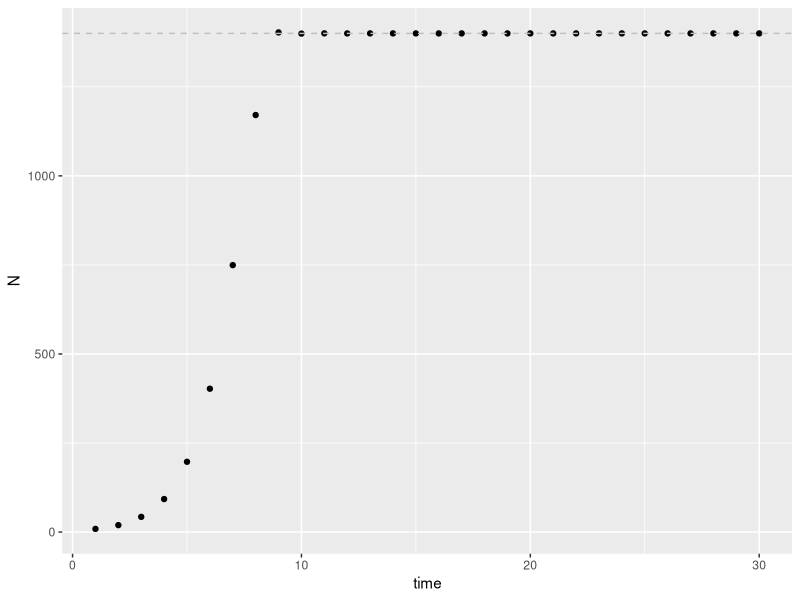
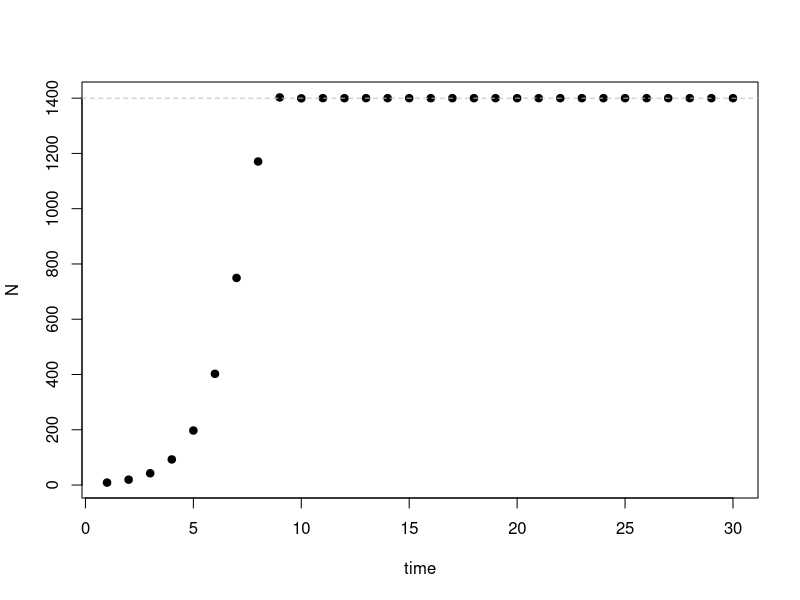
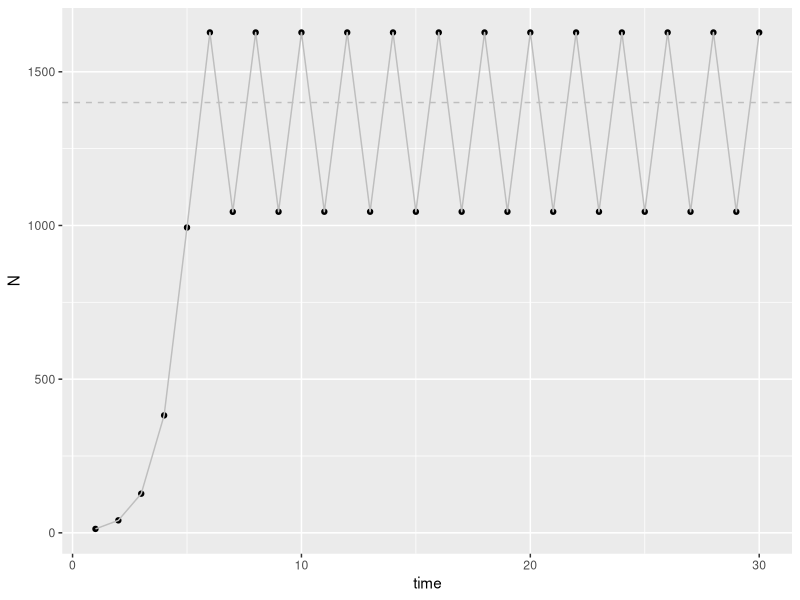
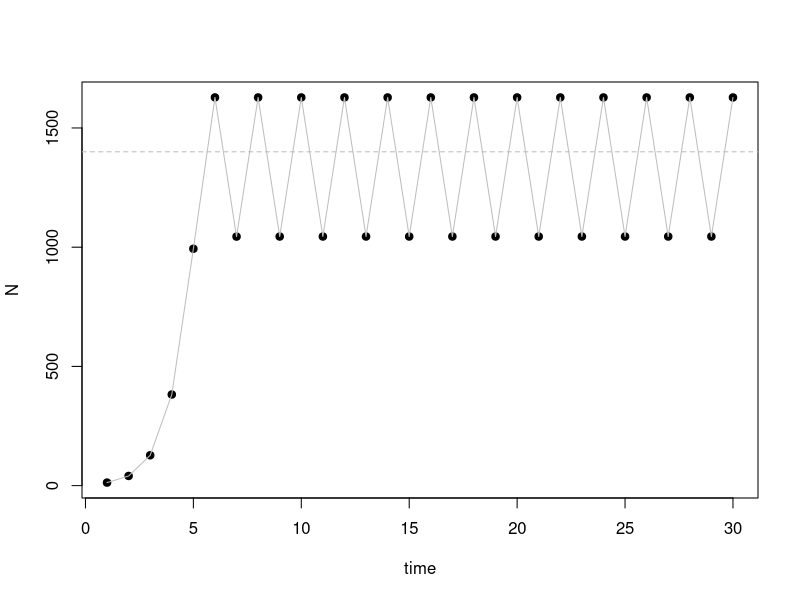
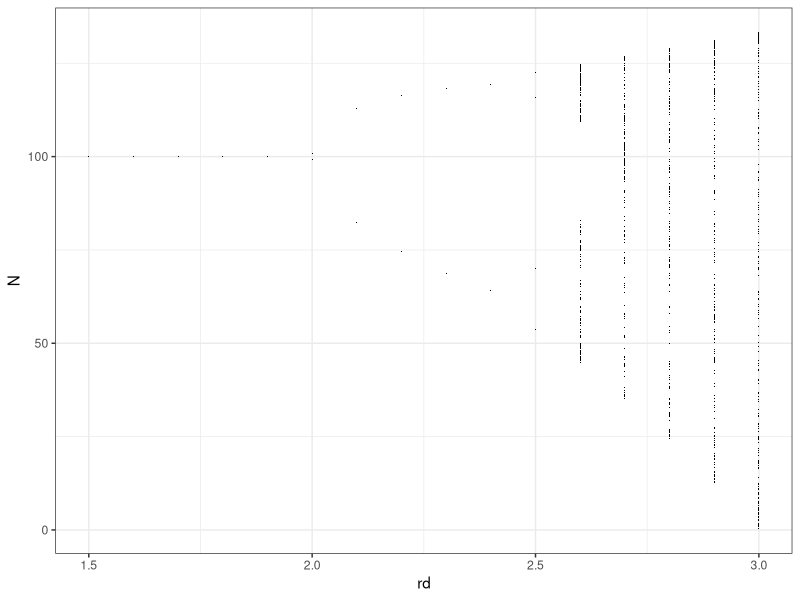
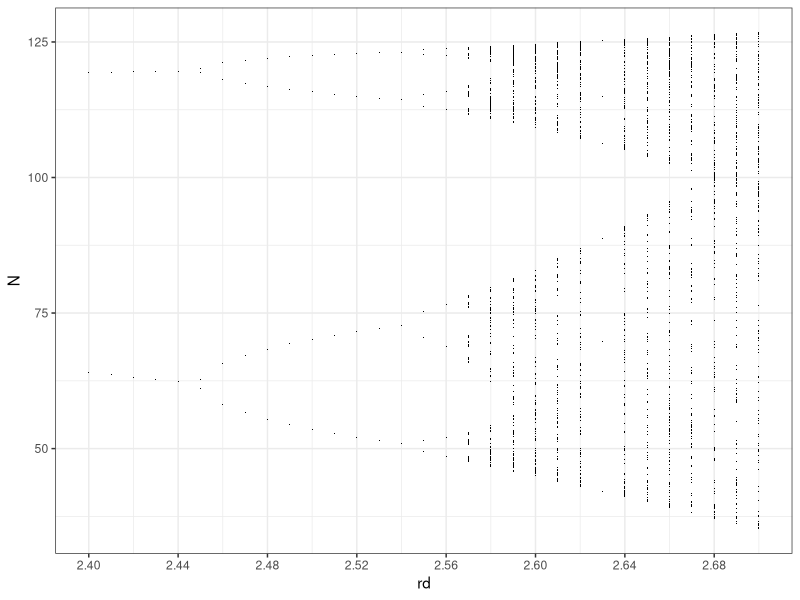
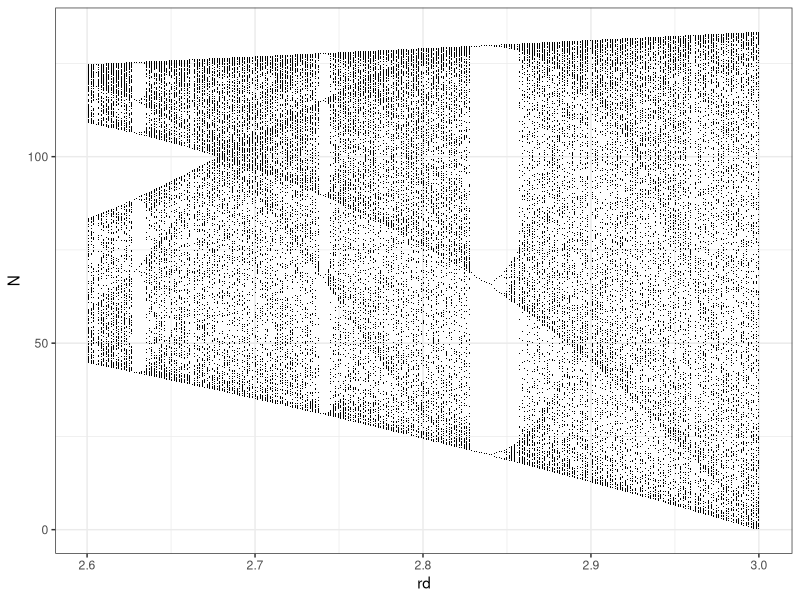
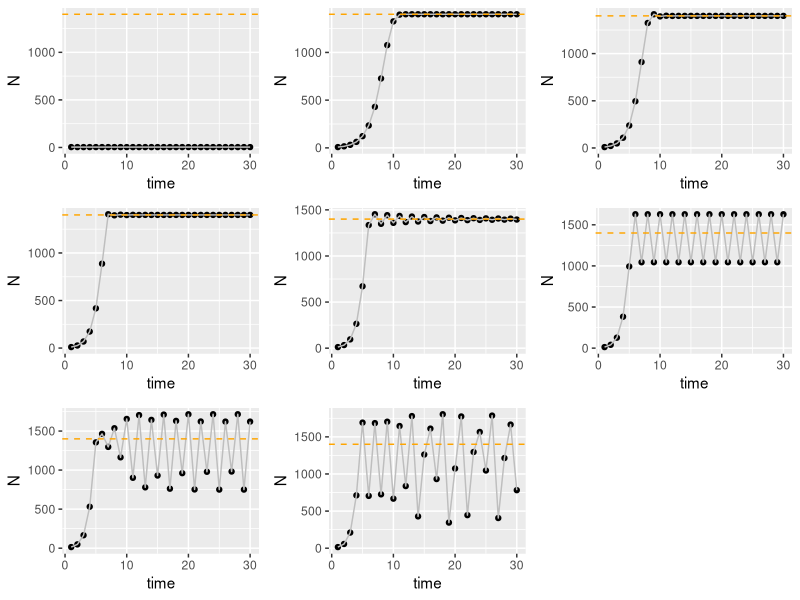

Here is the R script that generated these plots, in order:
## ---- chunk 1
knitr::opts_chunk$set(echo = TRUE)
library(ggplot2)
library(deSolve)
library(dplyr)
library(tidyr)
library(gridExtra)
library(reshape2)
## ---- chunk 2
# Parameter values to use for simulation
r <- 1.21
K <- 1400
N0 <- 4
t <- 30
# model function
disc_log <- function(r,N0,K){
  Nt1 <- N0 + r*N0*(1-N0/K)
  return(Nt1)
}
# Simulation of model for t time steps
N <- rep(NA,t)
for(i in 1:t){
  N[i] <- disc_log(r,N0,K)
  N0 <- N[i]
}
# Plot simulation: ggplot
dat <- as.data.frame(N)
dat$time <- as.numeric(rownames(dat))
ggplot2::ggplot(dat,aes(time,N)) + geom_point() + geom_hline(yintercept=K, linetype="dashed", color = "gray")
# Plot simulation: base R
plot(N,xlab="time",ylab="N",pch=19,col="black")
abline(h=K,col="grey",lty="dashed")
## ---- chunk 3
# Parameter values to use for simulation
r <- 2.2
K <- 1400
N0 <- 4
t <- 30
# Simulation of model for t time steps
N <- rep(NA,t)
for(i in 1:t){
  N[i] <- disc_log(r,N0,K)
  N0 <- N[i]
}
# Plot simulation: ggplot
dat <- as.data.frame(N)
dat$time <- as.numeric(rownames(dat))
ggplot2::ggplot(dat,aes(time,N)) + geom_point() + geom_line(color="grey") + geom_hline(yintercept=K, linetype="dashed", color = "grey")
# Plot simulation: base R
plot(N,xlab="time",ylab="N",pch=19,col="black")
lines(N,col="grey")
abline(h=K,col="grey",lty="dashed")
## ---- chunk 4
N[5:7]
## ---- chunk 5
disc_log(r,N[5],K)
## ---- chunk 6
disc_log(r,N[6],K)
## ---- chunk 7
N[6] + r*N[6]*(1 - (N[6]/K))
## ---- chunk 8
dlogistic <- function (t, y, p) {
  N <- y[1]
  with( as.list(p),{
      N.diff <-  rd * N * (1 - alpha * N) 
      return(list(N.diff))  }) }

## Iff you are interested....
#num.rd <- 30 # the number of rd's you want
rd.s <- seq(1.5,3, by=0.1) # the actual rd values
t <- 0:1000 # how long to run each population
N0 <- c(N=99) # N-zero
## do all the dynamical simulations putting each run
## into a column of a matrix.
Ns <- sapply(rd.s, function(r) {
  p <- c(rd=r, alpha=0.01)
  outd <- deSolve::ode(y = N0, times = t, func = dlogistic, 
 parms = p, method = "euler")[,2]
  }
 ) 
out <- data.frame(t=t, Ns) # put times to the front of the matrix
names(out) <- c("t", paste("rd=",rd.s, sep="")) # relabel columns
out.last <- subset(out, t > 0.8*max(t)) # keep only the last 20%
## put the data in the "long format"
out.l <- pivot_longer(out.last, cols=-1, names_to="r.d", values_to="N")
out.l <- dplyr::arrange(out.l, r.d, t) # re-order the data
## extract text out of the 'r.d' label that is the numeric value
text.values <- substr(out.l$r.d, regexpr("=", out.l$r.d)+1, 100) 
## convert the characters of "1.5" to the number 1.5
out.l$rd <- as.numeric( text.values )

## plot the stable limits to show the bifurcations
ggplot(out.l, aes(rd, N)) + geom_point(pch=".") + theme_bw()
## ---- chunk 9
# We read this directly from the graph: 2, 2, 2, 2, 2, 4
## ---- chunk 10
# We read this directly from the graph: 8

dlogistic <- function (t, y, p) {
  N <- y[1]
  with( as.list(p),{
      N.diff <-  rd * N * (1 - alpha * N) 
      return(list(N.diff))  }) }

rd.s <- seq(2.4,2.7, by=0.01) # the actual rd values
t <- 0:1000 # how long to run each population
N0 <- c(N=99) # N-zero
## do all the dynamical simulations putting each run
## into a column of a matrix.
Ns <- sapply(rd.s, function(r) {
  p <- c(rd=r, alpha=0.01)
  outd <- deSolve::ode(y = N0, times = t, func = dlogistic, 
 parms = p, method = "euler")[,2]
  }
 ) 
out <- data.frame(t=t, Ns) # put times to the front of the matrix
names(out) <- c("t", paste("rd=",rd.s, sep="")) # relabel columns
out.last <- subset(out, t > 0.8*max(t)) # keep only the last 20%
## put the data in the "long format"
out.l <- pivot_longer(out.last, cols=-1, names_to="r.d", values_to="N")
out.l <- dplyr::arrange(out.l, r.d, t) # re-order the data
## extract text out of the 'r.d' label that is the numeric value
text.values <- substr(out.l$r.d, regexpr("=", out.l$r.d)+1, 100) 
## convert the characters of "1.5" to the number 1.5
out.l$rd <- as.numeric( text.values )

## plot the stable limits to show the bifurcations
ggplot(out.l, aes(rd, N)) + geom_point(pch=".") + theme_bw() + scale_x_continuous(breaks = seq(2.4,2.7, by=0.04))
## ---- chunk 11
num.rd <- 1001 # the number of rd's you want
rd.s <- seq(1.5,3, length=num.rd) # the actual rd values
t <- 0:1000 # how long to run each population
N0 <- c(N=99) # N-zero
## do all the dynamical simulations putting each run
## into a column of a matrix.
Ns <- sapply(rd.s, function(r) {
  p <- c(rd=r, alpha=0.01)
  outd <- deSolve::ode(y = N0, times = t, func = dlogistic, 
 parms = p, method = "euler")[,2]
  }
 ) 
out <- data.frame(t=t, Ns) # put times to the front of the matrix
names(out) <- c("t", paste("rd=",rd.s, sep="")) # relabel columns
out.last <- subset(out, t > 0.8*max(t)) # keep only the last 20%
## put the data in the "long format"
out.l <- pivot_longer(out.last, cols=-1, names_to="r.d", values_to="N")
out.l <- dplyr::arrange(out.l, r.d, t) # re-order the data
## extract text out of the 'r.d' label that is the numeric value
text.values <- substr(out.l$r.d, regexpr("=", out.l$r.d)+1, 100) 
## convert the characters of "1.5" to the number 1.5
out.l$rd <- as.numeric( text.values )

out.l.chaotic <- subset( out.l, rd > 2.6 )
ggplot(out.l.chaotic, aes(rd, N)) + geom_point(pch=".") + theme_bw()
## ---- chunk 12
# Parameter values to use for simulation
r_range <- c(0,1,1.3,1.6,1.9,2.2,2.5,2.8)
K <- 1400
N0 <- 4
t <- 30
# Simulation of model for t time steps
N.g <- numeric()
plist <- list()
for(i in 1:length(r_range)){
  N <- rep(NA,t)
  for(k in 1:t){
    N[k] <- disc_log(r_range[i],N0,K)
    N0 <- N[k]
  }
  dat <- as.data.frame(N)
  dat$time <- as.numeric(rownames(dat))
  dat$r <- rep(r_range[i],t)
  N.g <- rbind(N.g,dat)
  N0 <- 4
  p <- ggplot(dat, aes(time, N)) + geom_point() + geom_line(color="gray") + geom_hline(yintercept=K, linetype="dashed", color = "orange")
  plist[[i]] <- p
}

gridExtra::grid.arrange(grobs=plist,nrow=round(length(r_range)/3))
## ---- chunk 13
# Parameter values to use for simulation
r_range <- c(2, 2.2, 2.4, 2.5, 2.55, 2.8)
K <- 1400
N0 <- 4
t <- 50
# Simulation of model for t time steps
N.g <- numeric()
plist <- list()
for(i in 1:length(r_range)){
  N <- rep(NA,t)
  for(k in 1:t){
    N[k] <- disc_log(r_range[i],N0,K)
    N0 <- N[k]
  }
  dat <- as.data.frame(N)
  dat$time <- as.numeric(rownames(dat))
  dat$r <- rep(r_range[i],t)
  N.g <- rbind(N.g,dat)
  N0 <- 4
  p <- ggplot(dat, aes(time, N)) + geom_point() + geom_line(color="gray") + geom_hline(yintercept=K, linetype="dashed", color = "orange")
  plist[[i]] <- p
}

gridExtra::grid.arrange(grobs=plist,nrow=3)
## ---- chunk 14
# Parameter values to use for simulation
parameters <- c(r = 1.21,K = 1400)
state      <- c(N = 4)
times      <- seq(0, 30, by = 0.01)
# model function
cont_log <- function(t, state, parameters) {
  with(as.list(c(state, parameters)), {
    dN <-  r * N * (1 - N/K)
    return(list(dN))
  })
}
# Simulation of model for t time steps
out <- deSolve::ode(y = state, times = times, func = cont_log, parms = parameters)
# Plot simulation: ggplot
out.g <- as.data.frame(out)
ggplot2::ggplot(out.g,aes(time,N)) + geom_line() + geom_hline(yintercept=K, linetype="dashed", color = "gray")
# Plot simulation: base R
plot(out.g$time,out.g$N,xlab="time",ylab="N",pch=19,col="black")
abline(h=K,col="grey",lty="dashed")
## ---- chunk 15
# Parameter values to use for simulation
parameters <- c(r1 = 1.3, r2 = 1.7, K1 = 1400, K2 = 1000, alpha_12 = 0.4, alpha_21 = 0.6)
state      <- c(N1 = 5, N2 = 5)
times      <- seq(0, 100, by = 0.1)
# model function
cont_LV <- function(t, state, parameters) {
  with(as.list(c(state, parameters)), {
    dN1 <-  r1 * N1 * (1 - ((N1 + alpha_12*N2)/K1))
    dN2 <-  r2 * N2 * (1 - ((N2 + alpha_12*N1)/K2))
    return(list(c(dN1,dN2)))
  })
}
## ---- chunk 16
# Simulation of model for t time steps
out <- deSolve::ode(y = state, times = times, func = cont_LV, parms = parameters)
# Plot simulation: ggplot
out.g <- as.data.frame(out)
out.melt <- reshape2::melt(out.g, id.var='time')
ggplot2::ggplot(out.melt,aes(x=time,y=value,col=variable)) + geom_line()
# Plot simulation: base R
plot(out.g$time,out.g$N1,xlab="time",ylab="N",col="black",type="l")
lines(out.g$time,out.g$N2,col="skyblue")
